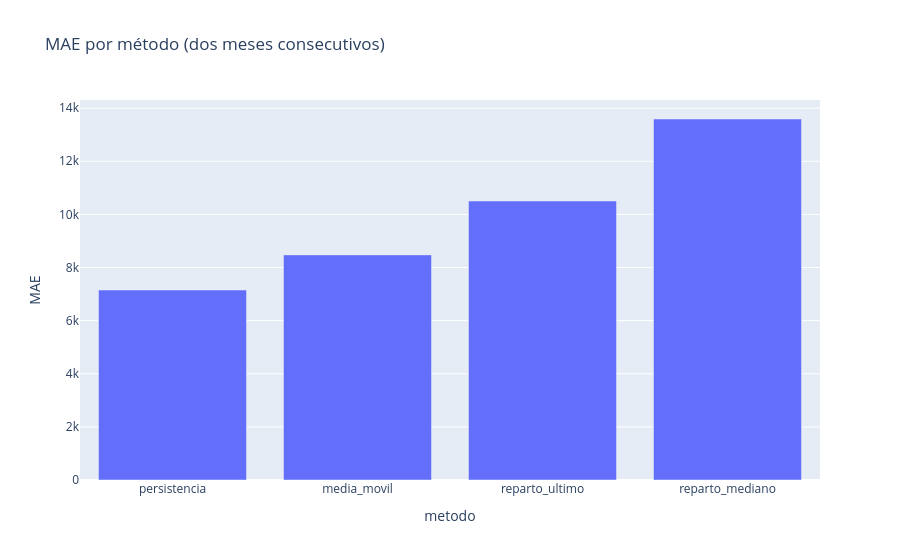

Here is the notebook cell this chart was saved with:
### Markdown cell above
## Interpretación

Con la cobertura observada de septiembre a diciembre de 2025, y dos meses mínimos de entrenamiento, solo hay **un origen de evaluación** (octubre de 2025), con noviembre y diciembre como objetivos. Cada método se evalúa en seis grupos y dos horizontes. Esto no es evidencia suficiente para declarar un modelo ganador definitivo. El perfil nacional se reconstruye con años completos anteriores al origen para evitar información futura.

### Code cell
fig = px.bar(resumen, x="metodo", y="MAE", title="MAE por método (dos meses consecutivos)")
fig.show()

### Figure 1 — Plotly figure (JSON) as saved in the notebook; plotly's stock layout.template omitted (floating-point values rounded to 4 significant figures)
{"data": [{"hovertemplate": "metodo=%{x}<br>MAE=%{y}<extra></extra>", "legendgroup": "", "marker": {"color": "#636efa", "pattern": {"shape": ""}}, "name": "", "orientation": "v", "showlegend": false, "textposition": "auto", "type": "bar", "x": ["persistencia", "media_movil", "reparto_ultimo", "reparto_mediano"], "xaxis": "x", "y": [7153.0, 8476.0, 10500.0, 13590.0], "yaxis": "y"}], "layout": {"barmode": "relative", "legend": {"tracegroupgap": 0}, "title": {"text": "MAE por método (dos meses consecutivos)"}, "xaxis": {"anchor": "y", "domain": [0, 1], "title": {"text": "metodo"}}, "yaxis": {"anchor": "x", "domain": [0, 1], "title": {"text": "MAE"}}}}
